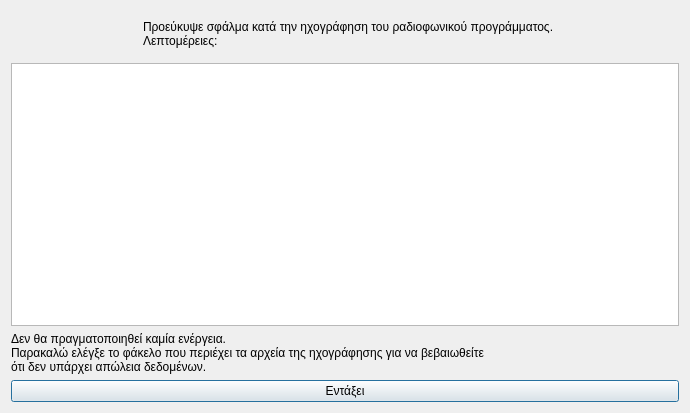
<?xml version="1.0" encoding="UTF-8"?>
<ui version="4.0">
 <class>Dialog</class>
 <widget class="QDialog" name="Dialog">
  <property name="geometry">
   <rect>
    <x>0</x>
    <y>0</y>
    <width>690</width>
    <height>413</height>
   </rect>
  </property>
  <property name="windowTitle">
   <string>Σφάλμα στην διεργασία της ηχογράφησης</string>
  </property>
  <property name="windowIcon">
   <iconset resource="../../icons.qrc">
    <normaloff>:/rest-windows/assets/images/rest-windows/information.png</normaloff>:/rest-windows/assets/images/rest-windows/information.png</iconset>
  </property>
  <layout class="QGridLayout" name="gridLayout">
   <item row="0" column="0">
    <widget class="QFrame" name="frame">
     <property name="styleSheet">
      <string notr="true">QFrame{border:0px;}</string>
     </property>
     <property name="frameShape">
      <enum>QFrame::StyledPanel</enum>
     </property>
     <property name="frameShadow">
      <enum>QFrame::Raised</enum>
     </property>
     <layout class="QHBoxLayout" name="horizontalLayout">
      <item>
       <widget class="QLabel" name="image_label">
        <property name="maximumSize">
         <size>
          <width>117</width>
          <height>117</height>
         </size>
        </property>
        <property name="text">
         <string/>
        </property>
        <property name="pixmap">
         <pixmap resource="../../icons.qrc">:/rest-windows/assets/images/rest-windows/information.png</pixmap>
        </property>
        <property name="scaledContents">
         <bool>true</bool>
        </property>
       </widget>
      </item>
      <item>
       <widget class="QLabel" name="label">
        <property name="text">
         <string>Προεύκυψε σφάλμα κατά την ηχογράφηση του ραδιοφωνικού προγράμματος.
Λεπτομέρειες:</string>
        </property>
        <property name="alignment">
         <set>Qt::AlignJustify|Qt::AlignVCenter</set>
        </property>
       </widget>
      </item>
     </layout>
    </widget>
   </item>
   <item row="3" column="0">
    <widget class="QPushButton" name="ok">
     <property name="text">
      <string>Εντάξει</string>
     </property>
     <property name="icon">
      <iconset resource="../../icons.qrc">
       <normaloff>:/rest-windows/assets/images/rest-windows/ok.png</normaloff>:/rest-windows/assets/images/rest-windows/ok.png</iconset>
     </property>
    </widget>
   </item>
   <item row="1" column="0">
    <widget class="QPlainTextEdit" name="details"/>
   </item>
   <item row="2" column="0">
    <widget class="QLabel" name="label_2">
     <property name="text">
      <string>Δεν θα πραγματοποιηθεί καμία ενέργεια.
Παρακαλώ ελέγξε το φάκελο που περιέχει τα αρχεία της ηχογράφησης για να βεβαιωθείτε
ότι δεν υπάρχει απώλεια δεδομένων.</string>
     </property>
     <property name="alignment">
      <set>Qt::AlignJustify|Qt::AlignVCenter</set>
     </property>
    </widget>
   </item>
  </layout>
 </widget>
 <tabstops>
  <tabstop>details</tabstop>
  <tabstop>ok</tabstop>
 </tabstops>
 <resources>
  <include location="../../icons.qrc"/>
  <include location="../../icons.qrc"/>
  <include location="../../icons.qrc"/>
 </resources>
 <connections/>
</ui>
